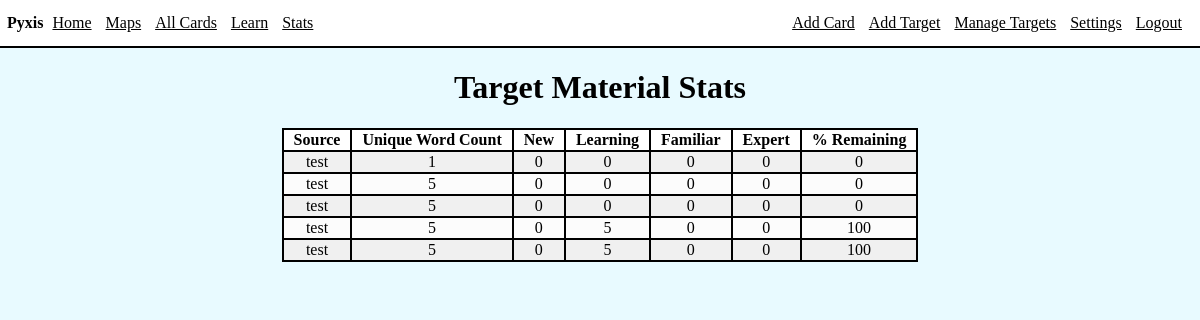
The page /viewStats (signed in) on the database as committed earlier.
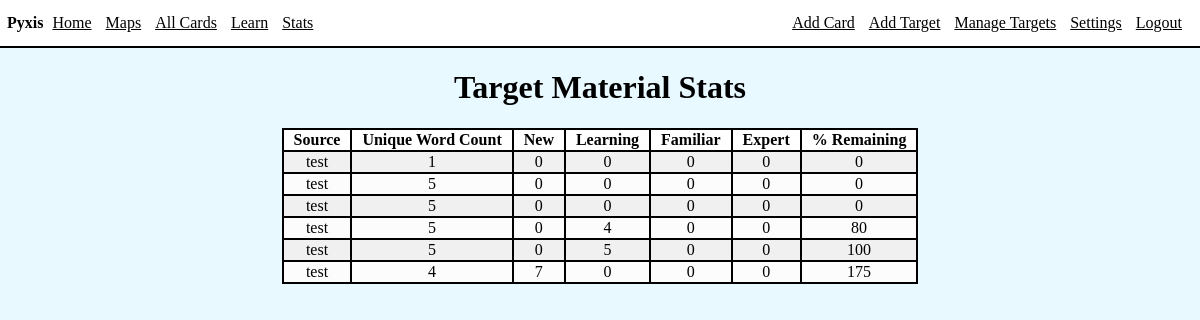
The same page on the database as committed later.
### app/models.py (models this page shows, shortened)
class Target(db.Model):
    id = db.Column(db.Integer, index=True, primary_key=True)
    source = db.Column(db.String(100), index=True)
    content = db.Column(db.String(1000), index=True)
    category = db.Column(db.String(200), index=True)
    notes = db.Column(db.String(400), index=True)
    uniqueWordCount = db.Column(db.Integer)
    user_id = db.Column(db.Integer, db.ForeignKey('user.id'))

### app/routes.py (the view)
@app.route('/viewStats')
@login_required
def viewStats():
    stats = getStats()
    return render_template('viewStats.html', title='Stats', stats=stats)

### app/models.py (called while the page is built)
@login.user_loader
def load_user(id):
    return User.query.get(int(id))

### app/templates/viewStats.html
{% extends 'base.html' %}
{% block content %}
<div class="int">
    <h1 class="cent">Target Material Stats</h1>
    <table>
        <thead>
            <th>Source</th>
            <th>Unique Word Count</th>
            <th>New</th>
            <th>Learning</th>
            <th>Familiar</th>
            <th>Expert</th>
            <th>% Remaining</th>
        </thead>
        <tbody>
            {% for stat in stats %}
            <tr>
                <td>{{ stat[0].source }}</td>
                <td>{{ stat[0].uniqueWordCount }}</td>
                <td>{{ stat[1][0] }}</td>
                <td>{{ stat[1][1] }}</td>
                <td>{{ stat[1][2] }}</td>
                <td>{{ stat[1][3] }}</td>
                <td>{{ stat[2] }}</td>
            </tr>
            {% endfor %}
        </tbody>
    </table>
</div>
{% endblock %}

Rows that differ between the two databases and show on the page:
computed for Target (number 4 of 6 on the later page): uniqueWordCount "5" → "4"; stat "100" → "80"
added Target: source "test", uniqueWordCount "4", stat "7", stat "0", stat "175"
